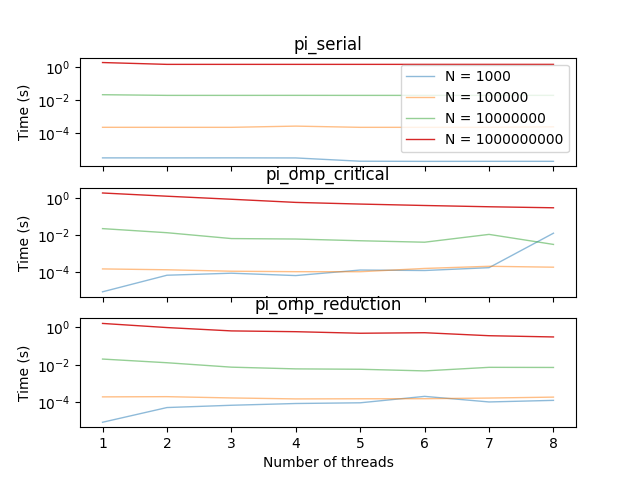

Generate this figure with Python:
import subprocess
from typing import List
import matplotlib
import matplotlib.pyplot as plt


def run(type: str, n: int, n_threads: int) -> float:
    """
    Run the benchmark (binary in /build) for the given type and number of iterations (first arg)

    Output of the benchmark looks like this:
    ```
    pi = 3.141592653589871, N =   1000000, time = 0.00077000 secs
    ```

    We are specifically interested in the time, which is the last value in the line.
    """

    # run the benchmark with the given type and number of iterations set
    # OMP_NUM_THREADS env variable is set to the number of threads
    output = subprocess.check_output(
        [f"./build/{type}", str(n)],
        env={"OMP_NUM_THREADS": str(n_threads)}
    ).decode("utf-8")

    # split the output by spaces
    # last value is the time
    time = float(output.split()[-2])

    return time


def main():

    # run the benchmark for each type and number of iterations
    # and plot the results
    # create three plots

    fig, axs = plt.subplots(3, sharex=True)

    # set space between plots
    # plt.subplots_adjust(hspace=0.5)

    # y axis log scale
    axs[0].set_yscale("log")
    axs[1].set_yscale("log")
    axs[2].set_yscale("log")

    types = ["pi_serial", "pi_omp_critical", "pi_omp_reduction"]
    threads = [1, 2, 3, 4, 5, 6, 7, 8]
    iterations = [10**i for i in range(3, 10, 2)]

    for t, type in enumerate(types):
        for i, n in enumerate(iterations):
            times = []
            for n_threads in threads:
                times.append(run(type, n, n_threads))
            # set line thickness
            if i == len(iterations) - 1:
                axs[t].plot(threads, times, label=f"N = {n}", linewidth=1)
            else:
                axs[t].plot(threads, times,
                            label=f"N = {n}", linewidth=1, alpha=0.5)
            axs[t].set_title(type)
            axs[t].set_ylabel("Time (s)")

            if t == 0:
                axs[t].legend()
            if t == len(types) - 1:
                axs[t].set_xlabel("Number of threads")

    # global legend
    axs[0].legend(loc="upper right")

    plt.savefig("benchmark.png")


if __name__ == "__main__":
    main()
